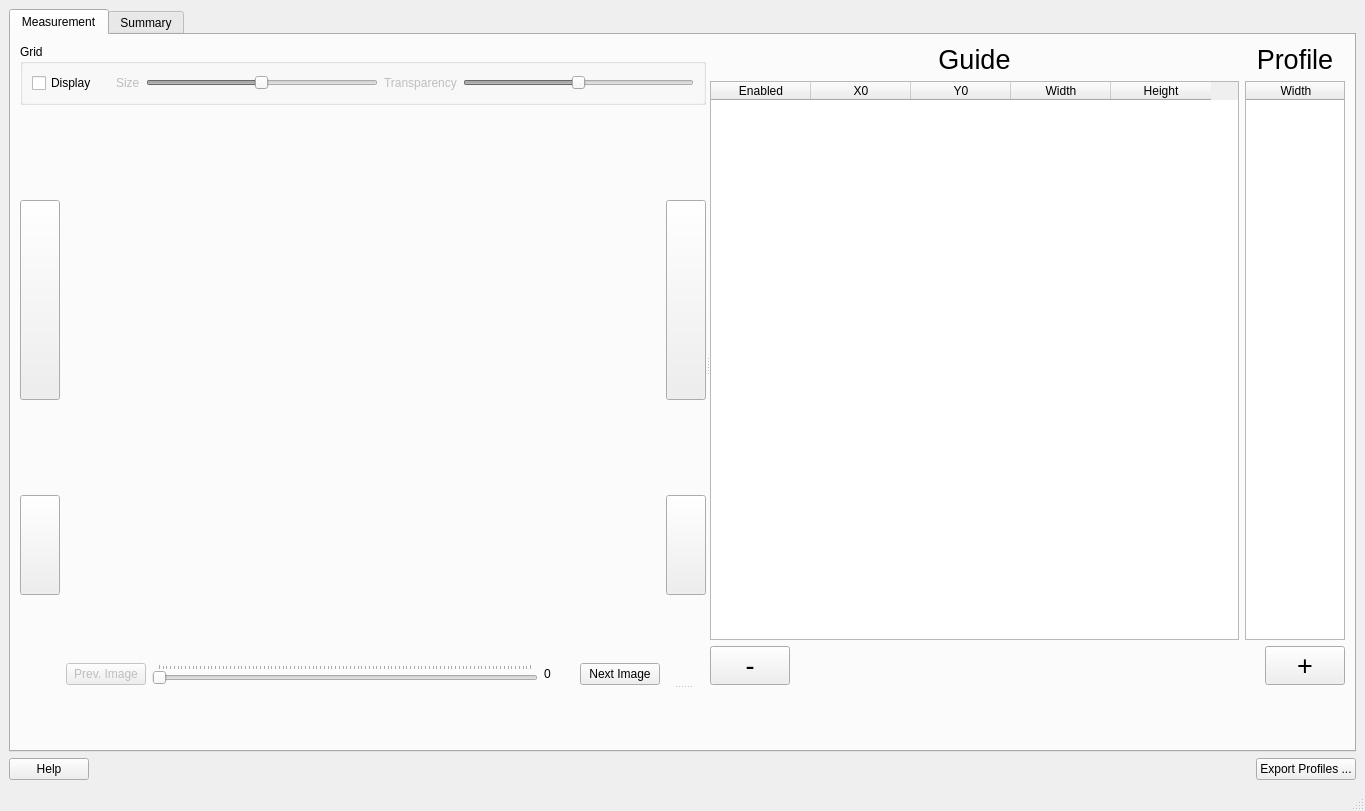
<?xml version="1.0" encoding="UTF-8"?>
<ui version="4.0">
 <class>MainWindow</class>
 <widget class="QMainWindow" name="MainWindow">
  <property name="geometry">
   <rect>
    <x>0</x>
    <y>0</y>
    <width>1365</width>
    <height>811</height>
   </rect>
  </property>
  <property name="minimumSize">
   <size>
    <width>0</width>
    <height>300</height>
   </size>
  </property>
  <property name="windowTitle">
   <string>Profile</string>
  </property>
  <property name="layoutDirection">
   <enum>Qt::LeftToRight</enum>
  </property>
  <widget class="QWidget" name="centralwidget">
   <layout class="QVBoxLayout" name="verticalLayout_7">
    <item>
     <widget class="QTabWidget" name="tabWidget">
      <property name="currentIndex">
       <number>0</number>
      </property>
      <widget class="QWidget" name="tab">
       <attribute name="title">
        <string>Measurement</string>
       </attribute>
       <layout class="QVBoxLayout" name="verticalLayout_4">
        <item>
         <widget class="QSplitter" name="splitter_2">
          <property name="orientation">
           <enum>Qt::Vertical</enum>
          </property>
          <widget class="QSplitter" name="splitter">
           <property name="orientation">
            <enum>Qt::Horizontal</enum>
           </property>
           <widget class="QWidget" name="">
            <layout class="QVBoxLayout" name="verticalLayout_3">
             <item>
              <widget class="QGroupBox" name="groupBox">
               <property name="title">
                <string>Grid</string>
               </property>
               <layout class="QHBoxLayout" name="horizontalLayout_6">
                <item>
                 <widget class="QCheckBox" name="grid_display_checkBox">
                  <property name="maximumSize">
                   <size>
                    <width>70</width>
                    <height>16777215</height>
                   </size>
                  </property>
                  <property name="text">
                   <string>Display</string>
                  </property>
                 </widget>
                </item>
                <item>
                 <widget class="QLabel" name="label_4">
                  <property name="text">
                   <string/>
                  </property>
                 </widget>
                </item>
                <item>
                 <widget class="QLabel" name="display_size_label">
                  <property name="enabled">
                   <bool>false</bool>
                  </property>
                  <property name="maximumSize">
                   <size>
                    <width>40</width>
                    <height>16777215</height>
                   </size>
                  </property>
                  <property name="text">
                   <string>Size</string>
                  </property>
                 </widget>
                </item>
                <item>
                 <widget class="QSlider" name="grid_size_slider">
                  <property name="enabled">
                   <bool>false</bool>
                  </property>
                  <property name="sizePolicy">
                   <sizepolicy hsizetype="Expanding" vsizetype="Fixed">
                    <horstretch>0</horstretch>
                    <verstretch>0</verstretch>
                   </sizepolicy>
                  </property>
                  <property name="maximumSize">
                   <size>
                    <width>16777215</width>
                    <height>16777215</height>
                   </size>
                  </property>
                  <property name="minimum">
                   <number>1</number>
                  </property>
                  <property name="maximum">
                   <number>200</number>
                  </property>
                  <property name="value">
                   <number>100</number>
                  </property>
                  <property name="orientation">
                   <enum>Qt::Horizontal</enum>
                  </property>
                 </widget>
                </item>
                <item>
                 <widget class="QLabel" name="display_transparency_label">
                  <property name="enabled">
                   <bool>false</bool>
                  </property>
                  <property name="text">
                   <string>Transparency</string>
                  </property>
                 </widget>
                </item>
                <item>
                 <widget class="QSlider" name="transparency_slider">
                  <property name="enabled">
                   <bool>false</bool>
                  </property>
                  <property name="maximum">
                   <number>100</number>
                  </property>
                  <property name="value">
                   <number>50</number>
                  </property>
                  <property name="orientation">
                   <enum>Qt::Horizontal</enum>
                  </property>
                 </widget>
                </item>
               </layout>
              </widget>
             </item>
             <item>
              <layout class="QHBoxLayout" name="horizontalLayout_5">
               <item>
                <layout class="QVBoxLayout" name="verticalLayout_5">
                 <item>
                  <widget class="QPushButton" name="right_rotation_button_fast">
                   <property name="minimumSize">
                    <size>
                     <width>0</width>
                     <height>200</height>
                    </size>
                   </property>
                   <property name="maximumSize">
                    <size>
                     <width>50</width>
                     <height>200</height>
                    </size>
                   </property>
                   <property name="text">
                    <string/>
                   </property>
                  </widget>
                 </item>
                 <item>
                  <widget class="QPushButton" name="right_rotation_button_slow">
                   <property name="minimumSize">
                    <size>
                     <width>0</width>
                     <height>100</height>
                    </size>
                   </property>
                   <property name="maximumSize">
                    <size>
                     <width>50</width>
                     <height>100</height>
                    </size>
                   </property>
                   <property name="text">
                    <string/>
                   </property>
                  </widget>
                 </item>
                </layout>
               </item>
               <item>
                <layout class="QVBoxLayout" name="verticalLayout_2">
                 <item>
                  <layout class="QHBoxLayout" name="horizontalLayout_2">
                   <item>
                    <widget class="QWidget" name="pyqtgraph_widget" native="true">
                     <property name="sizePolicy">
                      <sizepolicy hsizetype="Expanding" vsizetype="Expanding">
                       <horstretch>0</horstretch>
                       <verstretch>0</verstretch>
                      </sizepolicy>
                     </property>
                    </widget>
                   </item>
                  </layout>
                 </item>
                 <item>
                  <layout class="QHBoxLayout" name="horizontalLayout_3">
                   <item>
                    <widget class="QPushButton" name="previous_image_button">
                     <property name="enabled">
                      <bool>false</bool>
                     </property>
                     <property name="text">
                      <string>Prev. Image</string>
                     </property>
                    </widget>
                   </item>
                   <item>
                    <widget class="QSlider" name="file_slider">
                     <property name="layoutDirection">
                      <enum>Qt::LeftToRight</enum>
                     </property>
                     <property name="orientation">
                      <enum>Qt::Horizontal</enum>
                     </property>
                     <property name="tickPosition">
                      <enum>QSlider::TicksAbove</enum>
                     </property>
                    </widget>
                   </item>
                   <item>
                    <widget class="QLabel" name="image_slider_value">
                     <property name="minimumSize">
                      <size>
                       <width>30</width>
                       <height>0</height>
                      </size>
                     </property>
                     <property name="maximumSize">
                      <size>
                       <width>30</width>
                       <height>16777215</height>
                      </size>
                     </property>
                     <property name="baseSize">
                      <size>
                       <width>50</width>
                       <height>0</height>
                      </size>
                     </property>
                     <property name="text">
                      <string>0</string>
                     </property>
                    </widget>
                   </item>
                   <item>
                    <widget class="QPushButton" name="next_image_button">
                     <property name="text">
                      <string>Next Image</string>
                     </property>
                    </widget>
                   </item>
                  </layout>
                 </item>
                </layout>
               </item>
               <item>
                <layout class="QVBoxLayout" name="verticalLayout_6">
                 <item>
                  <widget class="QPushButton" name="left_rotation_button_fast">
                   <property name="minimumSize">
                    <size>
                     <width>0</width>
                     <height>200</height>
                    </size>
                   </property>
                   <property name="maximumSize">
                    <size>
                     <width>50</width>
                     <height>200</height>
                    </size>
                   </property>
                   <property name="text">
                    <string/>
                   </property>
                  </widget>
                 </item>
                 <item>
                  <widget class="QPushButton" name="left_rotation_button_slow">
                   <property name="minimumSize">
                    <size>
                     <width>0</width>
                     <height>100</height>
                    </size>
                   </property>
                   <property name="maximumSize">
                    <size>
                     <width>50</width>
                     <height>100</height>
                    </size>
                   </property>
                   <property name="text">
                    <string/>
                   </property>
                  </widget>
                 </item>
                </layout>
               </item>
              </layout>
             </item>
            </layout>
           </widget>
           <widget class="QWidget" name="">
            <layout class="QVBoxLayout" name="verticalLayout">
             <item>
              <layout class="QGridLayout" name="gridLayout">
               <item row="0" column="0">
                <widget class="QLabel" name="label">
                 <property name="font">
                  <font>
                   <pointsize>20</pointsize>
                  </font>
                 </property>
                 <property name="text">
                  <string>Guide</string>
                 </property>
                 <property name="alignment">
                  <set>Qt::AlignCenter</set>
                 </property>
                </widget>
               </item>
               <item row="0" column="1">
                <widget class="QLabel" name="label_2">
                 <property name="font">
                  <font>
                   <pointsize>20</pointsize>
                  </font>
                 </property>
                 <property name="text">
                  <string>Profile</string>
                 </property>
                 <property name="alignment">
                  <set>Qt::AlignCenter</set>
                 </property>
                </widget>
               </item>
               <item row="1" column="0">
                <widget class="QTableWidget" name="tableWidget">
                 <property name="alternatingRowColors">
                  <bool>true</bool>
                 </property>
                 <column>
                  <property name="text">
                   <string>Enabled</string>
                  </property>
                 </column>
                 <column>
                  <property name="text">
                   <string>X0</string>
                  </property>
                 </column>
                 <column>
                  <property name="text">
                   <string>Y0</string>
                  </property>
                 </column>
                 <column>
                  <property name="text">
                   <string>Width</string>
                  </property>
                 </column>
                 <column>
                  <property name="text">
                   <string>Height</string>
                  </property>
                 </column>
                </widget>
               </item>
               <item row="1" column="1">
                <widget class="QTableWidget" name="tableWidget_2">
                 <property name="maximumSize">
                  <size>
                   <width>100</width>
                   <height>16777215</height>
                  </size>
                 </property>
                 <attribute name="horizontalHeaderVisible">
                  <bool>true</bool>
                 </attribute>
                 <attribute name="verticalHeaderVisible">
                  <bool>false</bool>
                 </attribute>
                 <column>
                  <property name="text">
                   <string>Width</string>
                  </property>
                 </column>
                </widget>
               </item>
              </layout>
             </item>
             <item>
              <layout class="QHBoxLayout" name="horizontalLayout_4">
               <item>
                <widget class="QPushButton" name="pushButton_4">
                 <property name="font">
                  <font>
                   <pointsize>20</pointsize>
                  </font>
                 </property>
                 <property name="text">
                  <string>-</string>
                 </property>
                </widget>
               </item>
               <item>
                <spacer name="horizontalSpacer_2">
                 <property name="orientation">
                  <enum>Qt::Horizontal</enum>
                 </property>
                 <property name="sizeHint" stdset="0">
                  <size>
                   <width>40</width>
                   <height>20</height>
                  </size>
                 </property>
                </spacer>
               </item>
               <item>
                <widget class="QPushButton" name="pushButton_5">
                 <property name="font">
                  <font>
                   <pointsize>20</pointsize>
                  </font>
                 </property>
                 <property name="text">
                  <string>+</string>
                 </property>
                </widget>
               </item>
              </layout>
             </item>
            </layout>
           </widget>
          </widget>
          <widget class="QWidget" name="profile_widget" native="true"/>
         </widget>
        </item>
       </layout>
      </widget>
      <widget class="QWidget" name="tab_2">
       <attribute name="title">
        <string>Summary</string>
       </attribute>
       <layout class="QVBoxLayout" name="verticalLayout_8">
        <item>
         <widget class="QTableWidget" name="summary_table">
          <property name="alternatingRowColors">
           <bool>true</bool>
          </property>
          <property name="selectionMode">
           <enum>QAbstractItemView::SingleSelection</enum>
          </property>
          <property name="selectionBehavior">
           <enum>QAbstractItemView::SelectRows</enum>
          </property>
          <column>
           <property name="text">
            <string>Files Name</string>
           </property>
          </column>
          <column>
           <property name="text">
            <string>Time Stamp</string>
           </property>
          </column>
          <column>
           <property name="text">
            <string>Relative Time (s)</string>
           </property>
          </column>
         </widget>
        </item>
       </layout>
      </widget>
     </widget>
    </item>
    <item>
     <layout class="QHBoxLayout" name="horizontalLayout">
      <item>
       <widget class="QPushButton" name="pushButton">
        <property name="text">
         <string>Help</string>
        </property>
       </widget>
      </item>
      <item>
       <spacer name="horizontalSpacer">
        <property name="orientation">
         <enum>Qt::Horizontal</enum>
        </property>
        <property name="sizeHint" stdset="0">
         <size>
          <width>40</width>
          <height>20</height>
         </size>
        </property>
       </spacer>
      </item>
      <item>
       <widget class="QPushButton" name="export_button">
        <property name="text">
         <string>Export Profiles ...</string>
        </property>
       </widget>
      </item>
     </layout>
    </item>
   </layout>
  </widget>
  <widget class="QMenuBar" name="menubar">
   <property name="geometry">
    <rect>
     <x>0</x>
     <y>0</y>
     <width>1365</width>
     <height>22</height>
    </rect>
   </property>
  </widget>
  <widget class="QStatusBar" name="statusbar"/>
  <action name="actionExport_Profile">
   <property name="text">
    <string>Profiles ...</string>
   </property>
  </action>
  <action name="actionWater_Intake">
   <property name="text">
    <string>Water Intake ...</string>
   </property>
  </action>
  <action name="actionImportedFilesMetadata">
   <property name="text">
    <string>Imported Files and Metadata ...</string>
   </property>
  </action>
  <action name="actionBy_Time_Stamp">
   <property name="text">
    <string>by Time Stamp</string>
   </property>
  </action>
  <action name="actionBy_File_Name">
   <property name="text">
    <string>by File Name</string>
   </property>
  </action>
  <action name="actionDsc_files">
   <property name="text">
    <string>dsc files ...</string>
   </property>
  </action>
  <action name="actionDsc">
   <property name="text">
    <string>dsc ...</string>
   </property>
  </action>
  <action name="actionWater_Intake_2">
   <property name="text">
    <string>Water Intake ...</string>
   </property>
  </action>
  <action name="actionProfiles">
   <property name="text">
    <string>Profiles ...</string>
   </property>
  </action>
 </widget>
 <resources/>
 <connections>
  <connection>
   <sender>file_slider</sender>
   <signal>sliderMoved(int)</signal>
   <receiver>MainWindow</receiver>
   <slot>slider_file_changed()</slot>
   <hints>
    <hint type="sourcelabel">
     <x>505</x>
     <y>585</y>
    </hint>
    <hint type="destinationlabel">
     <x>8</x>
     <y>483</y>
    </hint>
   </hints>
  </connection>
  <connection>
   <sender>file_slider</sender>
   <signal>valueChanged(int)</signal>
   <receiver>MainWindow</receiver>
   <slot>slider_file_changed()</slot>
   <hints>
    <hint type="sourcelabel">
     <x>505</x>
     <y>585</y>
    </hint>
    <hint type="destinationlabel">
     <x>5</x>
     <y>566</y>
    </hint>
   </hints>
  </connection>
  <connection>
   <sender>previous_image_button</sender>
   <signal>clicked()</signal>
   <receiver>MainWindow</receiver>
   <slot>previous_image_button_clicked()</slot>
   <hints>
    <hint type="sourcelabel">
     <x>195</x>
     <y>588</y>
    </hint>
    <hint type="destinationlabel">
     <x>8</x>
     <y>377</y>
    </hint>
   </hints>
  </connection>
  <connection>
   <sender>next_image_button</sender>
   <signal>clicked()</signal>
   <receiver>MainWindow</receiver>
   <slot>next_image_button_clicked()</slot>
   <hints>
    <hint type="sourcelabel">
     <x>703</x>
     <y>588</y>
    </hint>
    <hint type="destinationlabel">
     <x>1000</x>
     <y>418</y>
    </hint>
   </hints>
  </connection>
  <connection>
   <sender>export_button</sender>
   <signal>clicked()</signal>
   <receiver>MainWindow</receiver>
   <slot>export_button_clicked()</slot>
   <hints>
    <hint type="sourcelabel">
     <x>1352</x>
     <y>778</y>
    </hint>
    <hint type="destinationlabel">
     <x>950</x>
     <y>804</y>
    </hint>
   </hints>
  </connection>
  <connection>
   <sender>pushButton</sender>
   <signal>clicked()</signal>
   <receiver>MainWindow</receiver>
   <slot>help_button_clicked()</slot>
   <hints>
    <hint type="sourcelabel">
     <x>52</x>
     <y>765</y>
    </hint>
    <hint type="destinationlabel">
     <x>166</x>
     <y>810</y>
    </hint>
   </hints>
  </connection>
  <connection>
   <sender>pushButton_4</sender>
   <signal>clicked()</signal>
   <receiver>MainWindow</receiver>
   <slot>remove_row_button_clicked()</slot>
   <hints>
    <hint type="sourcelabel">
     <x>822</x>
     <y>595</y>
    </hint>
    <hint type="destinationlabel">
     <x>751</x>
     <y>749</y>
    </hint>
   </hints>
  </connection>
  <connection>
   <sender>pushButton_5</sender>
   <signal>clicked()</signal>
   <receiver>MainWindow</receiver>
   <slot>add_row_button_clicked()</slot>
   <hints>
    <hint type="sourcelabel">
     <x>1293</x>
     <y>572</y>
    </hint>
    <hint type="destinationlabel">
     <x>1152</x>
     <y>762</y>
    </hint>
   </hints>
  </connection>
  <connection>
   <sender>grid_display_checkBox</sender>
   <signal>clicked()</signal>
   <receiver>MainWindow</receiver>
   <slot>display_grid_clicked()</slot>
   <hints>
    <hint type="sourcelabel">
     <x>86</x>
     <y>104</y>
    </hint>
    <hint type="destinationlabel">
     <x>149</x>
     <y>27</y>
    </hint>
   </hints>
  </connection>
  <connection>
   <sender>grid_size_slider</sender>
   <signal>sliderPressed()</signal>
   <receiver>MainWindow</receiver>
   <slot>grid_size_slider_clicked()</slot>
   <hints>
    <hint type="sourcelabel">
     <x>412</x>
     <y>103</y>
    </hint>
    <hint type="destinationlabel">
     <x>483</x>
     <y>23</y>
    </hint>
   </hints>
  </connection>
  <connection>
   <sender>grid_size_slider</sender>
   <signal>sliderMoved(int)</signal>
   <receiver>MainWindow</receiver>
   <slot>grid_size_slider_moved()</slot>
   <hints>
    <hint type="sourcelabel">
     <x>367</x>
     <y>98</y>
    </hint>
    <hint type="destinationlabel">
     <x>397</x>
     <y>25</y>
    </hint>
   </hints>
  </connection>
  <connection>
   <sender>transparency_slider</sender>
   <signal>sliderPressed()</signal>
   <receiver>MainWindow</receiver>
   <slot>transparency_slider_clicked()</slot>
   <hints>
    <hint type="sourcelabel">
     <x>577</x>
     <y>106</y>
    </hint>
    <hint type="destinationlabel">
     <x>731</x>
     <y>24</y>
    </hint>
   </hints>
  </connection>
  <connection>
   <sender>transparency_slider</sender>
   <signal>sliderMoved(int)</signal>
   <receiver>MainWindow</receiver>
   <slot>transparency_slider_moved()</slot>
   <hints>
    <hint type="sourcelabel">
     <x>692</x>
     <y>104</y>
    </hint>
    <hint type="destinationlabel">
     <x>1062</x>
     <y>27</y>
    </hint>
   </hints>
  </connection>
  <connection>
   <sender>right_rotation_button_fast</sender>
   <signal>clicked()</signal>
   <receiver>MainWindow</receiver>
   <slot>right_rotation_fast_clicked()</slot>
   <hints>
    <hint type="sourcelabel">
     <x>52</x>
     <y>268</y>
    </hint>
    <hint type="destinationlabel">
     <x>8</x>
     <y>239</y>
    </hint>
   </hints>
  </connection>
  <connection>
   <sender>right_rotation_button_slow</sender>
   <signal>clicked()</signal>
   <receiver>MainWindow</receiver>
   <slot>right_rotation_slow_clicked()</slot>
   <hints>
    <hint type="sourcelabel">
     <x>60</x>
     <y>515</y>
    </hint>
    <hint type="destinationlabel">
     <x>8</x>
     <y>510</y>
    </hint>
   </hints>
  </connection>
  <connection>
   <sender>left_rotation_button_fast</sender>
   <signal>clicked()</signal>
   <receiver>MainWindow</receiver>
   <slot>left_rotation_fast_clicked()</slot>
   <hints>
    <hint type="sourcelabel">
     <x>761</x>
     <y>322</y>
    </hint>
    <hint type="destinationlabel">
     <x>8</x>
     <y>190</y>
    </hint>
   </hints>
  </connection>
  <connection>
   <sender>left_rotation_button_slow</sender>
   <signal>clicked()</signal>
   <receiver>MainWindow</receiver>
   <slot>left_rotation_slow_clicked()</slot>
   <hints>
    <hint type="sourcelabel">
     <x>749</x>
     <y>507</y>
    </hint>
    <hint type="destinationlabel">
     <x>5</x>
     <y>439</y>
    </hint>
   </hints>
  </connection>
 </connections>
 <slots>
  <slot>help_button_clicked()</slot>
  <slot>slider_file_changed()</slot>
  <slot>previous_image_button_clicked()</slot>
  <slot>next_image_button_clicked()</slot>
  <slot>remove_row_button_clicked()</slot>
  <slot>add_row_button_clicked()</slot>
  <slot>export_button_clicked()</slot>
  <slot>display_grid_clicked()</slot>
  <slot>grid_size_slider_clicked()</slot>
  <slot>grid_size_slider_moved()</slot>
  <slot>transparency_slider_clicked()</slot>
  <slot>transparency_slider_moved()</slot>
  <slot>right_rotation_fast_clicked()</slot>
  <slot>right_rotation_slow_clicked()</slot>
  <slot>left_rotation_fast_clicked()</slot>
  <slot>left_rotation_slow_clicked()</slot>
 </slots>
</ui>
